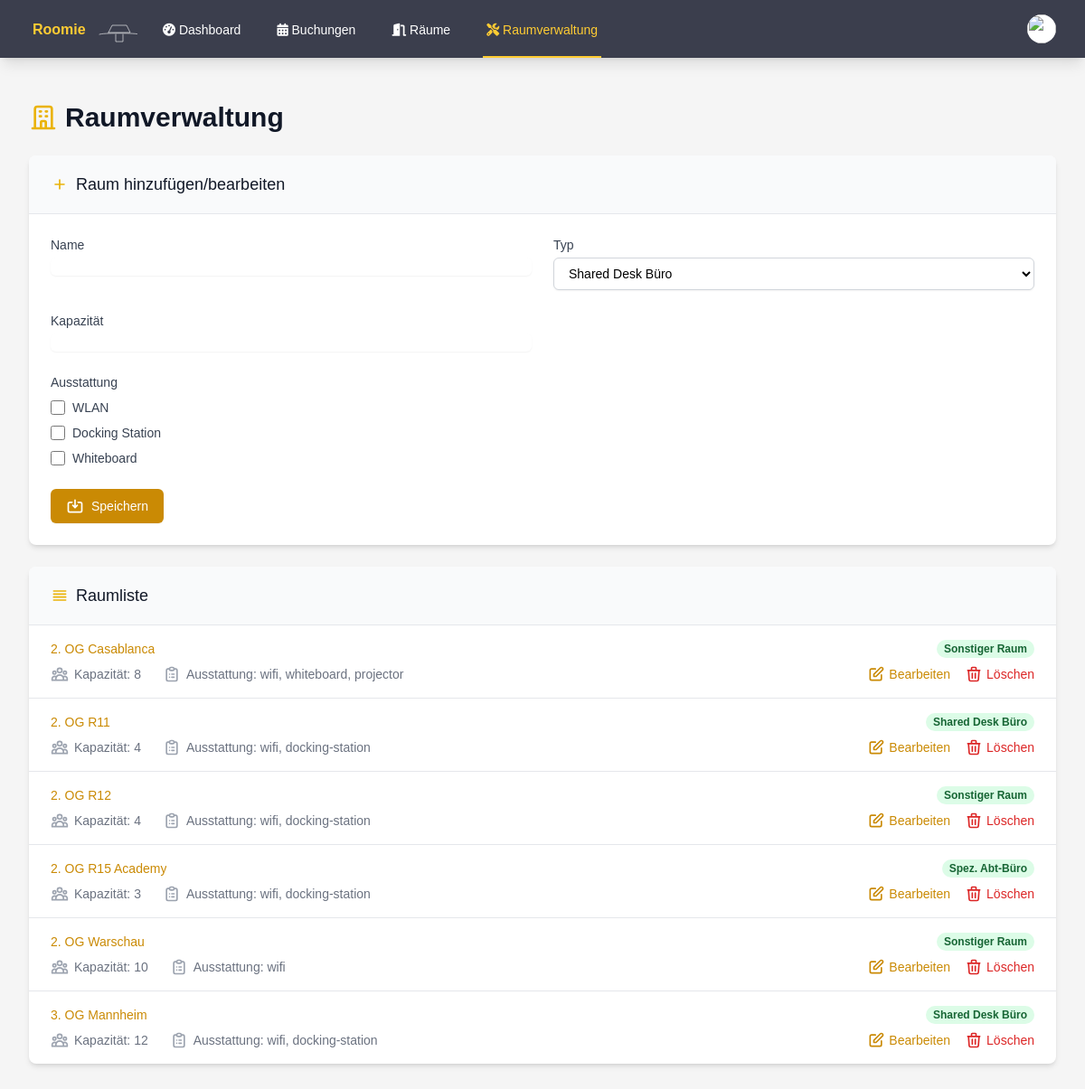
Before: /admin_rooms.php (signed in) with the older database file.
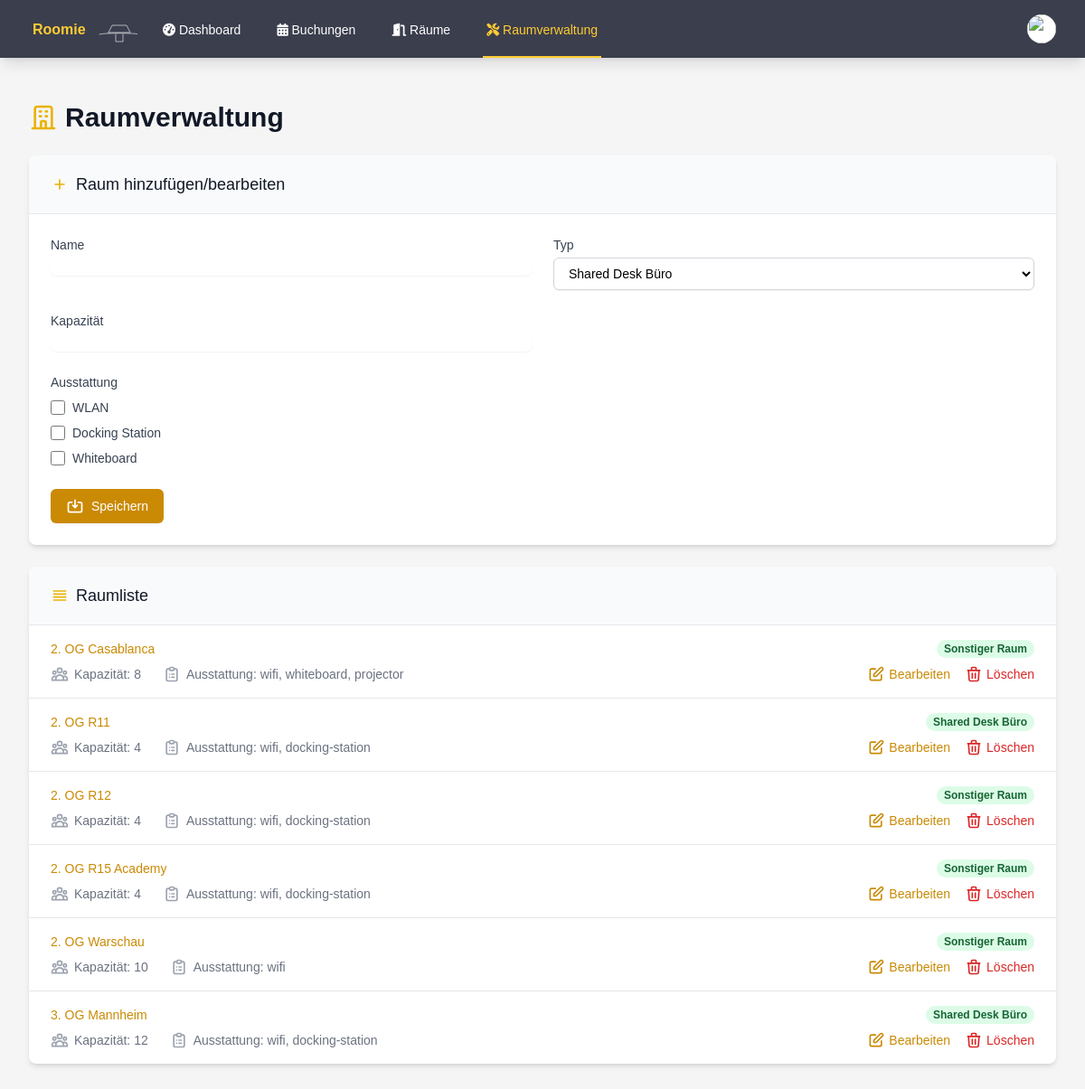
After: the same page with the newer database file.
### tables this page shows
CREATE TABLE rooms (
        id INTEGER PRIMARY KEY AUTOINCREMENT,
        name TEXT NOT NULL,
        type TEXT NOT NULL,
        capacity INTEGER DEFAULT 0,
        is_favorite INTEGER DEFAULT 0,
        equipment TEXT
    );

### admin_rooms.php (the view, shortened to what the changed rows need)
<?php
try {
    $db = getDatabaseConnection();
    $stmt = $db->query("SELECT * FROM rooms ORDER BY name");
    $rooms = $stmt->fetchAll(PDO::FETCH_ASSOC);
} catch (PDOException $e) {
    $errorMessage = "Datenbankfehler: " . $e->getMessage();
}
function getRoomTypeName($type)
{
    switch ($type) {
        case 'shared-desk':
            return 'Shared Desk Büro';
        case 'spez-abt-buro':
            return 'Spez. Abt-Büro';
        default:
            return 'Sonstiger Raum';
    }
}
?>
<!DOCTYPE html>
<html lang="de">
<head>
    <script src="https://cdn.tailwindcss.com"></script>
    <link rel="stylesheet" href="styles.css">
    <link rel="stylesheet" href="https://cdnjs.cloudflare.com/ajax/libs/font-awesome/6.1.1/css/all.min.css">
</head>
<body class="bg-custom-background">
    <div class="max-w-7xl mx-auto py-6 sm:px-6 lg:px-8">
        <div class="px-4 py-6 sm:px-0">
            <h1 class="text-3xl font-bold text-gray-900 mb-6 flex items-center">
                Raumverwaltung
            </h1>
            <div class="bg-white shadow-md rounded-lg overflow-hidden">
                <div class="border-t border-gray-200">
                    <ul class="divide-y divide-gray-200">
                        <?php foreach ($rooms as $room) : ?>
                            <li>
                                <div class="px-4 py-4 sm:px-6 hover:bg-gray-50 transition duration-150 ease-in-out">
                                    <div class="flex items-center justify-between">
                                        <p class="text-sm font-medium text-yellow-600 truncate">
                                            <?php echo htmlspecialchars($room['name']); ?>
                                        </p>
                                        <div class="ml-2 flex-shrink-0 flex">
                                            <p class="px-2 inline-flex text-xs leading-5 font-semibold rounded-full bg-green-100 text-green-800">
                                                <?php echo getRoomTypeName($room['type']); ?>
                                            </p>
                                        </div>
                                    </div>
                                    <div class="mt-2 sm:flex sm:justify-between">
                                        <div class="sm:flex">
                                            <p class="flex items-center text-sm text-gray-500">
                                                Kapazität: <?php echo htmlspecialchars($room['capacity']); ?>
                                            </p>
                                            <p class="mt-2 flex items-center text-sm text-gray-500 sm:mt-0 sm:ml-6">
                                                Ausstattung: <?php echo htmlspecialchars(implode(', ', json_decode($room['equipment'], true) ?? [])); ?>
                                            </p>
                                        </div>
                                        <div class="mt-2 flex items-center text-sm text-gray-500 sm:mt-0">
                                            <button onclick="editRoom(<?php echo htmlspecialchars(json_encode($room)); ?>)" class="font-medium text-yellow-600 hover:text-yellow-500 mr-4 flex items-center">
                                                <svg class="h-5 w-5 mr-1" xmlns="http://www.w3.org/2000/svg" fill="none" viewBox="0 0 24 24" stroke="currentColor">
                                                    <path stroke-linecap="round" stroke-linejoin="round" stroke-width="2" d="M11 5H6a2 2 0 00-2 2v11a2 2 0 002 2h11a2 2 0 002-2v-5m-1.414-9.414a2 2 0 112.828 2.828L11.828 15H9v-2.828l8.586-8.586z" />
                                                </svg>
                                                Bearbeiten
                                            </button>
                                            <a href="?delete=<?php echo $room['id']; ?>" onclick="return confirm('Sind Sie sicher, dass Sie diesen Raum löschen möchten?');" class="font-medium text-red-600 hover:text-red-500 flex items-center">
                                                Löschen
                                            </a>
                                        </div>
                                    </div>
                                </div>
                            </li>
                        <?php endforeach; ?>
                    </ul>
                </div>
            </div>
        </div>
    </div>
</body>
</html>

Changed rows visible on the page:
changed rooms "2. OG R15 Academy": type "Spez. Abt-Büro" → "Sonstiger Raum"; capacity "3" → "4"
